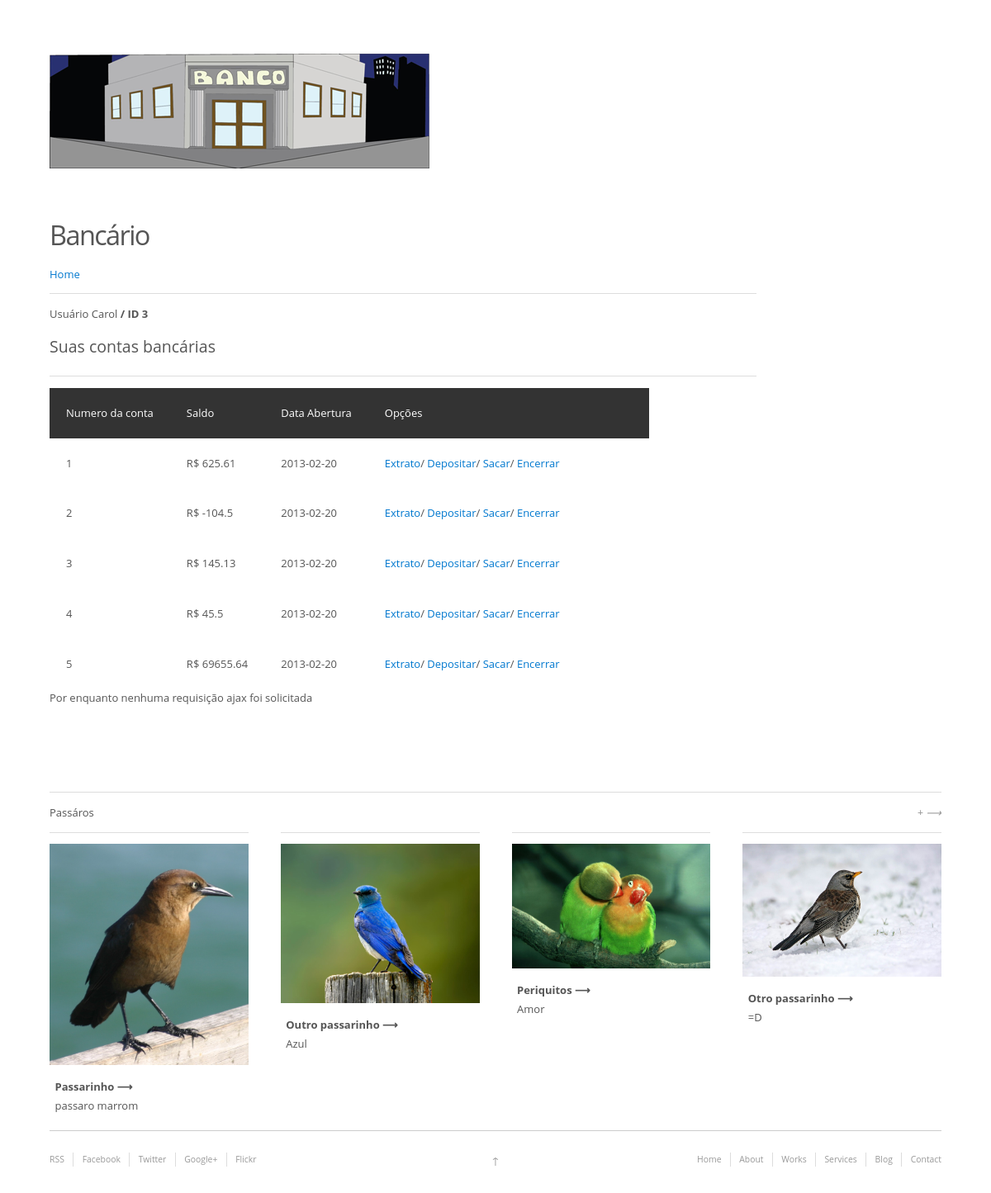
The page /consultar_conta.php?id=3 on the database its author committed.
### tables this page shows
CREATE TABLE `pessoa` (
  `id` int(10) unsigned NOT NULL AUTO_INCREMENT,
  `nome` varchar(100) NOT NULL,
  `endereco` varchar(100) NOT NULL,
  `cep` int(10) NOT NULL,
  `telefone` varchar(20) NOT NULL,
  `renda` double NOT NULL,
  `situacao` int(5) NOT NULL,
  PRIMARY KEY (`id`)
);

CREATE TABLE `conta_comum` (
  `numero` int(10) unsigned NOT NULL AUTO_INCREMENT,
  `abertura` date NOT NULL,
  `encerramento` date DEFAULT NULL,
  `situacao` int(3) NOT NULL,
  `senha` int(10) NOT NULL,
  `saldo` double NOT NULL,
  `id_pessoa` int(10) NOT NULL,
  PRIMARY KEY (`numero`)
);

### consultar_conta.php (called while the page is built, shortened)
<?php
require_once 'Classes/Pessoa.class.php';
require_once 'Classes/Conta_comum.class.php';
$template = new Smarty();
$template->template_dir = 'Templates';
$template->compile_dir = 'Templates_c';
$template->assign("header", "header.tpl");
$template->assign("footer", "footer.tpl");
$template->assign('baseurl', $_SERVER['HTTP_HOST'] . '/');
$usuarioID = $_GET['id'];
$pessoa = new Pessoa();
$pesquisa = $pessoa->selecionar($usuarioID);
while ($linha = $pesquisa->fetch(PDO::FETCH_ASSOC)) {
    $pessoa->setNome($linha['nome']);
    $pessoa->setEndereco($linha['endereco']);
    $pessoa->setCep($linha['cep']);
    $pessoa->setTelefone($linha['telefone']);
    $pessoa->setRenda($linha['renda']);
    $pessoa->setSituacao($linha['situacao']);
}
$template->assign('id', $usuarioID);
$template->assign('nome', $pessoa->getNome());
$template->assign('endereco', $pessoa->getEndereco());
$template->assign('cep', $pessoa->getCep());
$template->assign('telefone', $pessoa->getTelefone());
$template->assign('renda', $pessoa->getRenda());
$cc = new conta_comum();
$pesquisaContas = $cc->listar($usuarioID);
$template->assign('grid', $pesquisaContas->fetchAll(PDO::FETCH_ASSOC));
$template->display('consultar_conta.tpl');
?>

### Classes/DBB/Database.php (called while the page is built, shortened)
<?php
class Database {
    protected static $_instance;
    protected $_connection;
    protected $_dns = 'mysql:host=localhost;dbname=bancario';
    protected $_username = 'root';
    protected $_password = '123';
    protected function __construct()
    {
        $this->_connection = new PDO($this->_dns, $this->_username, $this->_password);
    }
    public function getConnection()
    {
        return $this->_connection;
    }
    public static function getInstance()
    {
        if (null === self::$_instance) {
            self::$_instance = new self();
        }
        return self::$_instance;
    }
}
?>

### Classes/Pessoa.class.php (called while the page is built, shortened)
<?php
require_once 'DBB/Database.php';
class Pessoa {
    protected $connection;
    function __construct() {
        $this->DB =  Database::getInstance();
        $this->connection = $this->DB->getConnection();
    }
    public function selecionar($id){
        return $this->connection->query('SELECT * FROM Pessoa WHERE id = ' . $id);
    }
}
?>

### Classes/Conta_comum.class.php (called while the page is built, shortened)
<?php
require_once 'DBB/Database.php';
class conta_comum {
    protected $connection;
    public function listar($idUsuario){
        return $this->connection->query("SELECT * FROM conta_comum WHERE id_pessoa = " . $idUsuario);
    }
    function __construct() {
        $this->DB =  Database::getInstance();
        $this->connection = $this->DB->getConnection();
    }
}
?>

### Templates_c/%%88^887^88720EF0%%consultar_conta.tpl.php (the view, shortened to what this page needs)
<?php $_smarty_tpl_vars = $this->_tpl_vars;
$this->_tpl_vars = $_smarty_tpl_vars;
 ?>
<h2>Bancário</h2>
<a href="/">Home</a>
<hr />
<p />
    Usuário <?php echo $this->_tpl_vars['nome']; ?>
 <b> / ID <?php echo $this->_tpl_vars['id']; ?>
</b>
<h4>Suas contas bancárias</h4>
<hr />
<table border="0" cellpadding="20" cellspacing="0">
    <tr bgcolor=#333>
        <td>
            <font color="#fff">Numero da conta</font>
        </td>
        <td>
            <font color="#fff">Saldo</font>
        </td>
        <td>
            <font color="#fff">Data Abertura</font>
        </td>
        <td width="300px">
            <font color="#fff">Opções</font>
        </td>
    </tr>
<?php $_from = $this->_tpl_vars['grid']; if (!is_array($_from) && !is_object($_from)) { settype($_from, 'array'); }if (count($_from)):
    foreach ($_from as $this->_tpl_vars['dado']):
?>
    <tr>
        <td>
            <?php echo $this->_tpl_vars['dado']['numero']; ?>
        </td>
        <td>
            R$ <?php echo $this->_tpl_vars['dado']['saldo']; ?>
        </td>
        <td>
            <?php echo $this->_tpl_vars['dado']['abertura']; ?>
        </td>
        <td>
            <a href="contacomum/extrato.php?NumeroConta=<?php echo $this->_tpl_vars['dado']['numero']; ?>
&usuarioID=<?php echo $this->_tpl_vars['id']; ?>
">Extrato</a>/             <a href="contacomum/depositar.php?NumeroConta=<?php echo $this->_tpl_vars['dado']['numero']; ?>
&usuarioID=<?php echo $this->_tpl_vars['id']; ?>
">Depositar</a>/
            <a href="contacomum/sacar.php?NumeroConta=<?php echo $this->_tpl_vars['dado']['numero']; ?>
&usuarioID=<?php echo $this->_tpl_vars['id']; ?>
">Sacar</a>/
            <a href="#" class="encerrarconta" >Encerrar</a>
        </td>
    </tr>
<?php endforeach; endif; unset($_from); ?>
</table>
<div id="resultadoAjax">Por enquanto nenhuma requisição ajax foi solicitada</div>

### rows shown on the page
pessoa: nome "Carol", id "3"
conta_comum: numero "1", saldo "625.61", abertura "2013-02-20"
conta_comum: numero "2", saldo "-104.5", abertura "2013-02-20"
conta_comum: numero "3", saldo "145.13", abertura "2013-02-20"
conta_comum: numero "4", saldo "45.5", abertura "2013-02-20"
conta_comum: numero "5", saldo "69655.64", abertura "2013-02-20"
